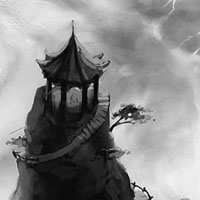
%> input picture large1.jpg, 200 x 200 px
$ octave main.m   (GNU Octave 9; MATLAB toolbox functions it lacks are replaced by stand-ins)
%> lines starting %> are read from the running program, lines starting %| are printed output that depends on the picture
clc;
clear;
close all;

imgin = im2double(imread('./large1.jpg'));
%> imgin: size 200x200 double; min 0, max 1, mean 0.538
figure();
imshow(imgin);
[imh, imw, nb] = size(imgin);
%> imh = 200; imw = 200; nb = 1
assert(nb==1);
% the image is grayscale
k=imh*imw;
%> k = 40000
V = zeros(k,1);
s1=(imh-2)*(imw-2)*5; %inside points
%> s1 = 196020
s2=(imh-2)*6; % row pts
%> s2 = 1188
s3=(imh-2)*6;  %col points
%> s3 = 1188
sparse_length=s1+s2+s3+4;
%> sparse_length = 198400
s_count=1;
s_i=zeros(1,sparse_length);
s_j=zeros(1,sparse_length);
s_v=zeros(1,sparse_length);
B=zeros(k,1);

now=0;
for i= 1:imh
    for j=1:imw

        now=now+1;
        if ((i==1) && (j==1))
            s_i(s_count)=now;
            s_j(s_count)=now;
            s_v(s_count)=1;
            s_count=s_count+1;
            B(now)=imgin(i,j)-0.5;

        elseif (i==1) && (j==imw)
            s_i(s_count)=now;
            s_j(s_count)=now;
            s_v(s_count)=1;
            s_count=s_count+1;
            B(now)=imgin(i,j)+0.5;

        elseif (i==imh) && (j==1)
            s_i(s_count)=now;
            s_j(s_count)=now;
            s_v(s_count)=1;
            s_count=s_count+1;
            B(now)=imgin(i,j)+0.5;

        elseif (i==imh) && (j==imw)
            s_i(s_count)=now;
            s_j(s_count)=now;
            s_v(s_count)=1;
            s_count=s_count+1;
            B(now)=imgin(i,j)-0.5;

        elseif (i==1) || (i== imh)
        	s_i(s_count)=now;
            s_j(s_count)=now;
            s_v(s_count)=2;
            s_count=s_count+1;
            s_i(s_count)=now;
            s_j(s_count)=now-1;
            s_v(s_count)=-1;
            s_count=s_count+1;
            s_i(s_count)=now;
            s_j(s_count)=now+1;
            s_v(s_count)=-1;
            s_count=s_count+1;
            B(now)=2*imgin(i,j) - imgin(i,j-1) - imgin(i,j+1);

        elseif (j==1) || (j==imw)
        	s_i(s_count)=now;
            s_j(s_count)=now;
            s_v(s_count)=2;
            s_count=s_count+1;
            s_i(s_count)=now;
            s_j(s_count)=now-imw;
            s_v(s_count)=-1;
            s_count=s_count+1;
            s_i(s_count)=now;
            s_j(s_count)=now+imw;
            s_v(s_count)=-1;
            s_count=s_count+1;
            B(now)=2*imgin(i,j) - imgin(i-1,j) - imgin(i+1,j);
        else
        	s_i(s_count)=now;
            s_j(s_count)=now;
            s_v(s_count)=4;
            s_count=s_count+1;
            s_i(s_count)=now;
            s_j(s_count)=now-1;
            s_v(s_count)=-1;
            s_count=s_count+1;
            s_i(s_count)=now;
            s_j(s_count)=now+1;
            s_v(s_count)=-1;
            s_count=s_count+1;
            s_i(s_count)=now;
            s_j(s_count)=now-imw;
            s_v(s_count)=-1;
            s_count=s_count+1;
            s_i(s_count)=now;
            s_j(s_count)=now+imw;
            s_v(s_count)=-1;
            s_count=s_count+1;
            B(now)=4*imgin(i,j) - imgin(i-1,j) - imgin(i+1,j) - imgin(i,j-1) - imgin(i,j+1);
        end
    end
end
%> after the loop, now = 40000; s_count = 198401
A=sparse(s_i,s_j,s_v);
solution = A\B;
error = sum(abs(A*solution-B));
%> error = 4.5e-12
disp(error)
%| 4.5020e-12
imgout = transpose(reshape(solution,[imh,imw]));
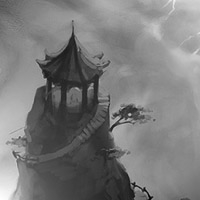
%> imgout: size 200x200 double; min -0.241, max 1.37, mean 0.538; drawn with min black and max white

imwrite(imgout,'left_brighter.png');
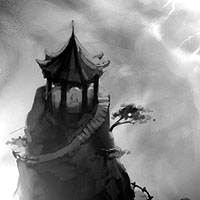
%> saved as left_brighter.png: size 200x200 uint8; min 0, max 255, mean 136.5
figure(), hold off, imshow(imgout);
